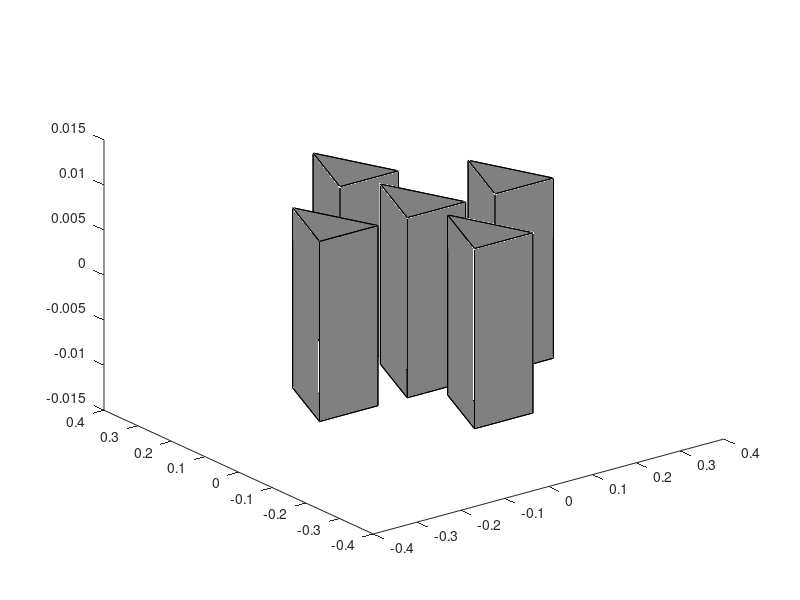

The MATLAB script that drew this image:
function [h] = birds(varargin)

bodyColor           = 0.5*[1 1 1];
boomColor           = 0.5*[1 1 1];
propColor           = 0.5*[1 1 1];
edgeColor           = 'k';
linestyle           = '-';
scale               = 1;
setroll             = false;
setpitch            = false;
setyaw              = false;

%% Parse Inputs
if nargin>2 && isnumeric(varargin{1}) && isnumeric(varargin{2}) && isnumeric(varargin{3})
    x = varargin{1};
    y = varargin{2};
    z = varargin{3};
    assert(isscalar(x)==1, 'quad input x must be a scalar.')
    assert(isscalar(y)==1, 'quad input y must be a scalar.')
    assert(isscalar(z)==1, 'quad input z must be a scalar.')
else
    x = 0;
    y = 0;
    z = 0;
end

tmp = strncmpi(varargin, 'body', 4);
if any(tmp)
    bodyColor = varargin{find(tmp)+1};
end

tmp = strncmpi(varargin, 'lines', 5);
if any(tmp)
    linestyle = varargin{find(tmp)+1};
end

tmp = strncmpi(varargin,'linecol',7)|strncmpi(varargin,'edgecol',3); 
if any(tmp)
    edgeColor = varargin{find(tmp)+1}; 
end

tmp = strcmpi(varargin,'scale');  
if any(tmp) 
    scale = varargin{find(tmp)+1}; 
    assert(isscalar(scale)==1,'It may seem redundant, but the scale must be a scalar.')
end

tmp = strncmpi(varargin, 'yaw', 3);
if any(tmp)
    setyaw = true;
    yaw = varargin{find(tmp)+1};
end

%% Dimensions
bodyWidth           = 0.1*scale;
bodyHeight          = 0.1*bodyWidth;
boomLength          = 0.25*scale;
boomRadius          = 0.02*boomLength;
propRadius          = 0.10*scale;
propHeight          = 0.1*propRadius;

%% Determine if a figure is already open
initialHoldState    = 0;
SetView = isempty(get(gcf,'CurrentAxes'));

if ~SetView
    if ishold
        initialHoldState = 1;
    else
        cla;
        SetView     = true;
    end
end

%% Draw surfaces
% body
p1 = [x-bodyWidth/1.5, y-bodyWidth/1.5, z];
p2 = [x+bodyWidth/1.5, y-bodyWidth/1.5, z];
p3 = [x, y+bodyWidth, z];
p = [p1;p2;p3];
if ~initialHoldState
    hold on
end

h(21) = fill3(p(:,1),p(:,2),p(:,3)-bodyHeight,bodyColor);
h(22) = fill3(p(:,1),p(:,2),p(:,3)+bodyHeight,bodyColor);
h(23) = fill3([p1(1),p2(1),p2(1),p1(1)],...
             [p1(2),p2(2),p2(2),p1(2)],...
             [p1(3)+bodyHeight,p2(3)+bodyHeight,p2(3)-bodyHeight,p1(3)-bodyHeight],...
             bodyColor);
h(24) = fill3([p1(1),p3(1),p3(1),p1(1)],...
             [p1(2),p3(2),p3(2),p1(2)],...
             [p1(3)+bodyHeight,p3(3)+bodyHeight,p3(3)-bodyHeight,p1(3)-bodyHeight],...
             bodyColor);
h(25) = fill3([p2(1),p3(1),p3(1),p2(1)],...
             [p2(2),p3(2),p3(2),p2(2)],...
             [p2(3)+bodyHeight,p3(3)+bodyHeight,p3(3)-bodyHeight,p2(3)-bodyHeight],...
             bodyColor);
         
% body 2
p1 = [x-bodyWidth/1.5, y-bodyWidth/1.5, z] + [0, 2*bodyWidth, 0];
p2 = [x+bodyWidth/1.5, y-bodyWidth/1.5, z] + [0, 2*bodyWidth, 0];
p3 = [x, y+bodyWidth, z] + [0, 2*bodyWidth, 0];
p = [p1;p2;p3];
if ~initialHoldState
    hold on
end

h(1) = fill3(p(:,1),p(:,2),p(:,3)-bodyHeight,bodyColor);
h(2) = fill3(p(:,1),p(:,2),p(:,3)+bodyHeight,bodyColor);
h(3) = fill3([p1(1),p2(1),p2(1),p1(1)],...
             [p1(2),p2(2),p2(2),p1(2)],...
             [p1(3)+bodyHeight,p2(3)+bodyHeight,p2(3)-bodyHeight,p1(3)-bodyHeight],...
             bodyColor);
h(4) = fill3([p1(1),p3(1),p3(1),p1(1)],...
             [p1(2),p3(2),p3(2),p1(2)],...
             [p1(3)+bodyHeight,p3(3)+bodyHeight,p3(3)-bodyHeight,p1(3)-bodyHeight],...
             bodyColor);
h(5) = fill3([p2(1),p3(1),p3(1),p2(1)],...
             [p2(2),p3(2),p3(2),p2(2)],...
             [p2(3)+bodyHeight,p3(3)+bodyHeight,p3(3)-bodyHeight,p2(3)-bodyHeight],...
             bodyColor);
         
% body 3
p1 = [x-bodyWidth/1.5, y-bodyWidth/1.5, z] + [0, -2*bodyWidth, 0];
p2 = [x+bodyWidth/1.5, y-bodyWidth/1.5, z] + [0, -2*bodyWidth, 0];
p3 = [x, y+bodyWidth, z] + [0, -2*bodyWidth, 0];
p = [p1;p2;p3];
if ~initialHoldState
    hold on
end

h(6) = fill3(p(:,1),p(:,2),p(:,3)-bodyHeight,bodyColor);
h(7) = fill3(p(:,1),p(:,2),p(:,3)+bodyHeight,bodyColor);
h(8) = fill3([p1(1),p2(1),p2(1),p1(1)],...
             [p1(2),p2(2),p2(2),p1(2)],...
             [p1(3)+bodyHeight,p2(3)+bodyHeight,p2(3)-bodyHeight,p1(3)-bodyHeight],...
             bodyColor);
h(9) = fill3([p1(1),p3(1),p3(1),p1(1)],...
             [p1(2),p3(2),p3(2),p1(2)],...
             [p1(3)+bodyHeight,p3(3)+bodyHeight,p3(3)-bodyHeight,p1(3)-bodyHeight],...
             bodyColor);
h(10) = fill3([p2(1),p3(1),p3(1),p2(1)],...
             [p2(2),p3(2),p3(2),p2(2)],...
             [p2(3)+bodyHeight,p3(3)+bodyHeight,p3(3)-bodyHeight,p2(3)-bodyHeight],...
             bodyColor);
         
% body 4
p1 = [x-bodyWidth/1.5, y-bodyWidth/1.5, z] + [2*bodyWidth, 0, 0];
p2 = [x+bodyWidth/1.5, y-bodyWidth/1.5, z] + [2*bodyWidth, 0, 0];
p3 = [x, y+bodyWidth, z] + [2*bodyWidth, 0, 0];
p = [p1;p2;p3];
if ~initialHoldState
    hold on
end

h(11) = fill3(p(:,1),p(:,2),p(:,3)-bodyHeight,bodyColor);
h(12) = fill3(p(:,1),p(:,2),p(:,3)+bodyHeight,bodyColor);
h(13) = fill3([p1(1),p2(1),p2(1),p1(1)],...
             [p1(2),p2(2),p2(2),p1(2)],...
             [p1(3)+bodyHeight,p2(3)+bodyHeight,p2(3)-bodyHeight,p1(3)-bodyHeight],...
             bodyColor);
h(14) = fill3([p1(1),p3(1),p3(1),p1(1)],...
             [p1(2),p3(2),p3(2),p1(2)],...
             [p1(3)+bodyHeight,p3(3)+bodyHeight,p3(3)-bodyHeight,p1(3)-bodyHeight],...
             bodyColor);
h(15) = fill3([p2(1),p3(1),p3(1),p2(1)],...
             [p2(2),p3(2),p3(2),p2(2)],...
             [p2(3)+bodyHeight,p3(3)+bodyHeight,p3(3)-bodyHeight,p2(3)-bodyHeight],...
             bodyColor);
         
% body 4
p1 = [x-bodyWidth/1.5, y-bodyWidth/1.5, z] + [-2*bodyWidth, 0, 0];
p2 = [x+bodyWidth/1.5, y-bodyWidth/1.5, z] + [-2*bodyWidth, 0, 0];
p3 = [x, y+bodyWidth, z] + [-2*bodyWidth, 0, 0];
p = [p1;p2;p3];
if ~initialHoldState
    hold on
end

h(16) = fill3(p(:,1),p(:,2),p(:,3)-bodyHeight,bodyColor);
h(17) = fill3(p(:,1),p(:,2),p(:,3)+bodyHeight,bodyColor);
h(18) = fill3([p1(1),p2(1),p2(1),p1(1)],...
             [p1(2),p2(2),p2(2),p1(2)],...
             [p1(3)+bodyHeight,p2(3)+bodyHeight,p2(3)-bodyHeight,p1(3)-bodyHeight],...
             bodyColor);
h(19) = fill3([p1(1),p3(1),p3(1),p1(1)],...
             [p1(2),p3(2),p3(2),p1(2)],...
             [p1(3)+bodyHeight,p3(3)+bodyHeight,p3(3)-bodyHeight,p1(3)-bodyHeight],...
             bodyColor);
h(20) = fill3([p2(1),p3(1),p3(1),p2(1)],...
             [p2(2),p3(2),p3(2),p2(2)],...
             [p2(3)+bodyHeight,p3(3)+bodyHeight,p3(3)-bodyHeight,p2(3)-bodyHeight],...
             bodyColor);         
%% Set roll, pitch, yaw
if setyaw
    rotate(h,[0 0 1],yaw-90,[x y z]);
end

%% Set view
% if SetView
%     view([140 30]);
%     axis tight equal
%     lighting gouraud
%     camlight
% else
%     axis auto
% end
